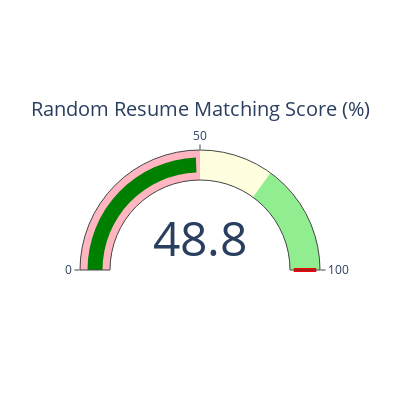
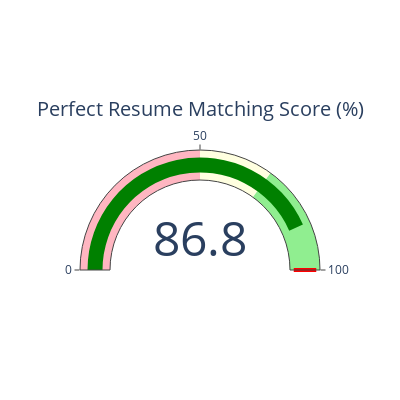

These figures' notebook cell, in order:
### Markdown cell above
#### 9. Visualization

### Code cell
# Visualization
fig1 = go.Figure(go.Indicator(
    mode="gauge+number",
    value=random_resume_similarity * 100,
    title={'text': "Random Resume Matching Score (%)"},
    gauge={
        'axis': {'range': [0, 100]},
        'steps': [
            {'range': [0, 50], 'color': "#FFB6C1"},
            {'range': [50, 70], 'color': "#FFFFE0"},
            {'range': [70, 100], 'color': "#90EE90"}
        ],
        'threshold': {'line': {'color': "red", 'width': 4}, 'thickness': 0.75, 'value': 100}
    }
))

fig1.update_layout(width=400, height=400)  # Adjust the width and height as desired
fig1.show()

fig2 = go.Figure(go.Indicator(
    mode="gauge+number",
    value=perfect_resume_similarity * 100,
    title={'text': "Perfect Resume Matching Score (%)"},
    gauge={
        'axis': {'range': [0, 100]},
        'steps': [
            {'range': [0, 50], 'color': "#FFB6C1"},
            {'range': [50, 70], 'color': "#FFFFE0"},
            {'range': [70, 100], 'color': "#90EE90"}
        ],
        'threshold': {'line': {'color': "red", 'width': 4}, 'thickness': 0.75, 'value': 100}
    }
))

fig2.update_layout(width=400, height=400)  # Adjust the width and height as desired
fig2.show()

# Print results
print("\nRandom Resume Matching Score:", random_resume_similarity * 100, "%")
print("Perfect Resume Matching Score:", perfect_resume_similarity * 100, "%")

if random_resume_similarity < 0.5:
    print(colored("Low chance, need to modify your CV!", "red", attrs=["bold"]))
elif random_resume_similarity >= 0.5 and random_resume_similarity < 0.7:
    print(colored("Good chance but you can improve further!", "yellow", attrs=["bold"]))
else:
    print(colored("Excellent! You can submit your CV.", "green", attrs=["bold"]))

### Figure 1 — Plotly figure (JSON) as saved in the notebook; plotly's stock layout.template omitted (floating-point values rounded to 4 significant figures)
{"data": [{"gauge": {"axis": {"range": [0, 100]}, "steps": [{"color": "#FFB6C1", "range": [0, 50]}, {"color": "#FFFFE0", "range": [50, 70]}, {"color": "#90EE90", "range": [70, 100]}], "threshold": {"line": {"color": "red", "width": 4}, "thickness": 0.75, "value": 100}}, "mode": "gauge+number", "title": {"text": "Random Resume Matching Score (%)"}, "type": "indicator", "value": 48.84}], "layout": {"height": 400, "width": 400}}

### Figure 2 — Plotly figure (JSON) as saved in the notebook; plotly's stock layout.template omitted (floating-point values rounded to 4 significant figures)
{"data": [{"gauge": {"axis": {"range": [0, 100]}, "steps": [{"color": "#FFB6C1", "range": [0, 50]}, {"color": "#FFFFE0", "range": [50, 70]}, {"color": "#90EE90", "range": [70, 100]}], "threshold": {"line": {"color": "red", "width": 4}, "thickness": 0.75, "value": 100}}, "mode": "gauge+number", "title": {"text": "Perfect Resume Matching Score (%)"}, "type": "indicator", "value": 86.77}], "layout": {"height": 400, "width": 400}}
